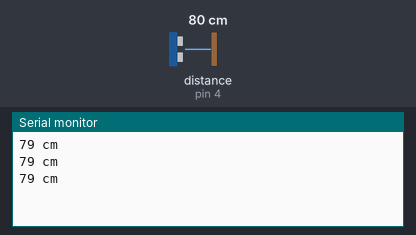
Recording of a sketch running on a simulated Arduino Leonardo, built with avr-gcc and run on an emulated ATmega32U4. Parts: the last lines printed to the serial monitor. Wiring (inferred from the names in the program): ultrasonic range finder: trigger pin 5; echo pin 4. The test bench sets the inputs (shaded band); at power-on: distance to the obstacle (sensor on pin 4) 80 cm. The echo pulse lasts 58.3 µs per cm.

Above: at 1.3 s.
1.4 s: distance to the obstacle (sensor on pin 4) set to 2 cm
At 1.9 s:
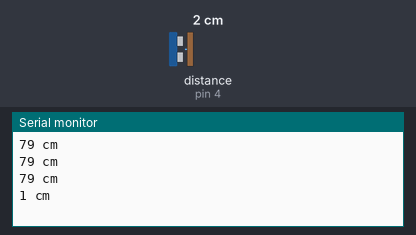
2.9 s: distance to the obstacle (sensor on pin 4) set to 4 cm
At 3.4 s:
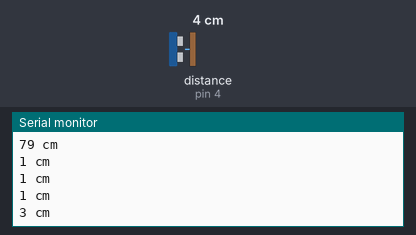
Timing chart, 0 to 5.9 s (numbered marks = the images above; inputs shaded):
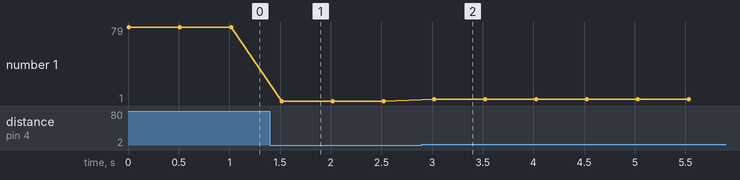

The sketch:

nodemcu_ultrasonic_serial_send.ino
```cpp
/*
HC-SR04 Ping distance sensor
VCC to Arduino 5V
GND to Arduino GND
Echo to Arduino pin 13
Trig to Arduino pin 12
More info at: http://goo.gl/kJ8Gl
Original code improvements to the Ping sketch sourced from Trollmaker.com
Some code and wiring inspired by http://en.wikiversity.org/wiki/User:Dstaub/robotcar
Modified by Tolson Winters (Aug 27, 2014) for simplified serial monitor reading.
*/

#define trigPin 5
#define echoPin 4

String str;

void setup() {
  Serial.begin (9600);
  Serial1.begin (9600);
  pinMode(trigPin, OUTPUT);
  pinMode(echoPin, INPUT);
}

void loop() {
  long duration, distance;
  digitalWrite(trigPin, LOW);
  delayMicroseconds(2);
  digitalWrite(trigPin, HIGH);
  delayMicroseconds(10);
  digitalWrite(trigPin, LOW);
  duration = pulseIn(echoPin, HIGH);
  distance = (duration/2) / 29.1;

  if (distance >= 2000 ) {
    Serial.println("Out of range");
  }
  else {
    Serial.print(distance);
    Serial.println(" cm");

    str =String("coming from ESP8266: ")+String("Distance= ")+String(distance);
    Serial1.println(str);
  }
  delay(500);
}
```

Measured:
- after the input at 1.4 s, the serial monitor: prints a new line after 0.12 s (image 1)
- after the input at 2.9 s, the serial monitor: prints a new line after 0.12 s (image 2)
- plotted number 1: 79 → 1 after the input at 1.4 s, 1 → 3 after the input at 2.9 s
